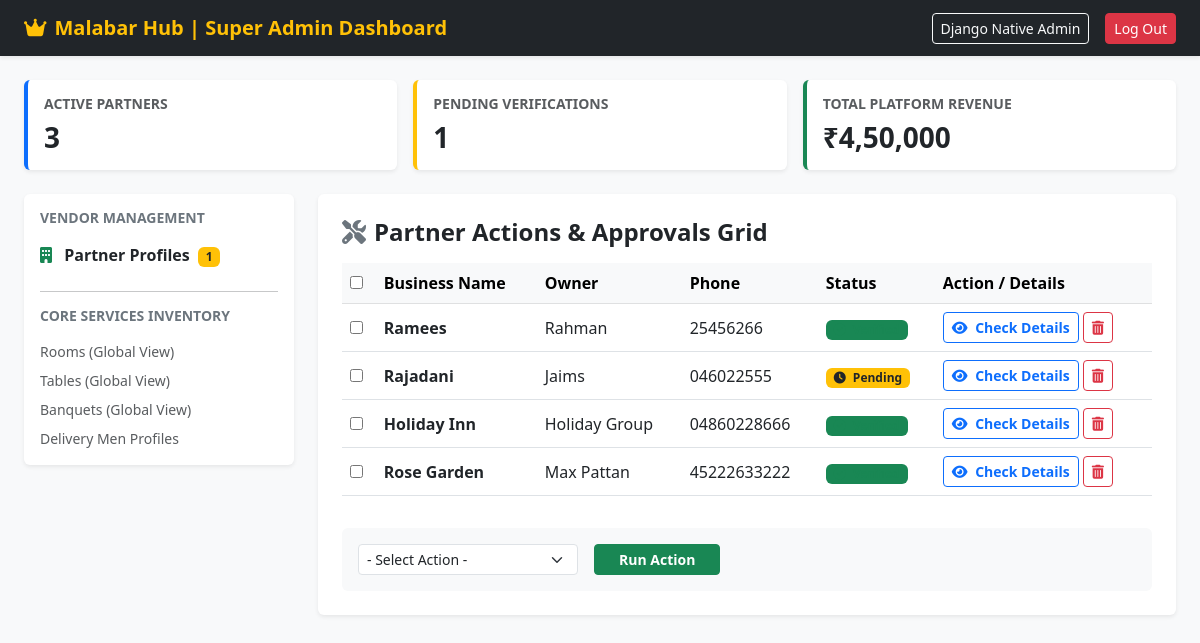
The page /super-admin/dashboard/ (signed in) on the database its author committed.
### restaurants/models.py (models this page shows, shortened)
class Restaurant(models.Model):
    user = models.OneToOneField(User, on_delete=models.CASCADE, null=True, blank=True)
    business_name = models.CharField(max_length=255)
    slug = models.SlugField(unique=True, blank=True)
    owner_name = models.CharField(max_length=255)
    email = models.EmailField(unique=True)
    phone_number = models.CharField(max_length=20)
    pan_card = models.CharField(max_length=50, blank=True, null=True)
    gst_number = models.CharField(max_length=50, blank=True, null=True)
    fssai_license = models.CharField(max_length=50, blank=True, null=True)
    bank_account = models.CharField(max_length=50, blank=True, null=True)
    ifsc_code = models.CharField(max_length=20, blank=True, null=True)
    pan_document = models.FileField(upload_to='kyc_docs/', blank=True, null=True)
    gst_document = models.FileField(upload_to='kyc_docs/', blank=True, null=True)
    fssai_document = models.FileField(upload_to='kyc_docs/', blank=True, null=True)
    outside_view = models.ImageField(upload_to='restaurant_images/', blank=True, null=True)
    inside_view = models.ImageField(upload_to='restaurant_images/', blank=True, null=True)
    table_images = models.ImageField(upload_to='restaurant_images/', blank=True, null=True)
    room_images = models.ImageField(upload_to='restaurant_images/', blank=True, null=True)
    banquet_images = models.ImageField(upload_to='restaurant_images/', blank=True, null=True)
    rooftop_images = models.ImageField(upload_to='restaurant_images/', blank=True, null=True)
    bar_images = models.ImageField(upload_to='restaurant_images/', blank=True, null=True)
    is_verified = models.BooleanField(default=False)
    created_at = models.DateTimeField(auto_now_add=True)

### restaurants/views.py (the view)
# urls.py: path('super-admin/dashboard/', views.super_admin_dashboard_view, name='super_admin_dashboard'),
@staff_member_required
def super_admin_dashboard_view(request):
    restaurants = Restaurant.objects.all()
    pending_restaurants = restaurants.filter(is_verified=False)
    if request.method == 'POST':
        action_type = request.POST.get('action_type')
        selected_ids = request.POST.getlist('selected_restaurants')
        if action_type == 'approve' and selected_ids:
            Restaurant.objects.filter(id__in=selected_ids).update(is_verified=True)
            return redirect('super_admin_dashboard')
    context = {
        'restaurants': restaurants,
        'pending_count': pending_restaurants.count(),
        'active_count': restaurants.filter(is_verified=True).count(),
    }
    return render(request, 'restaurants/admin_dashboard.html', context)

### templates/restaurants/admin_dashboard.html (shortened to what this page needs)
<!DOCTYPE html>
<html lang="en">
<head>
    <link href="https://cdn.jsdelivr.net/npm/bootstrap@5.3.0/dist/css/bootstrap.min.css" rel="stylesheet">
    <link rel="stylesheet" href="https://cdnjs.cloudflare.com/ajax/libs/font-awesome/6.4.0/css/all.min.css">
</head>
<body class="bg-light">
    <nav class="navbar navbar-dark bg-dark px-4 shadow-sm">
        <a class="navbar-brand fw-bold text-warning" href="#">
            <i class="fas fa-crown me-2"></i>Malabar Hub | Super Admin Dashboard
        </a>
        <div class="d-flex align-items-center">
            <a href="{% url 'admin:index' %}" class="btn btn-outline-light btn-sm me-3">Django Native Admin</a>
            <a href="{% url 'logout' %}" class="btn btn-danger btn-sm">Log Out</a>
        </div>
    </nav>
    <div class="container-fluid py-4 px-4">
        <div class="row g-3 mb-4">
            <div class="col-md-4">
                <div class="card border-0 shadow-sm p-3 bg-white border-start border-primary border-4">
                    <h6 class="text-muted text-uppercase small fw-bold">Active Partners</h6>
                    <h3 class="fw-bold text-dark mb-0">{{ active_count }}</h3>
                </div>
            </div>
            <div class="col-md-4">
                <div class="card border-0 shadow-sm p-3 bg-white border-start border-warning border-4">
                    <h6 class="text-muted text-uppercase small fw-bold">Pending Verifications</h6>
                    <h3 class="fw-bold text-dark mb-0">{{ pending_count }}</h3>
                </div>
            </div>
            <div class="col-md-4">
                <div class="card border-0 shadow-sm p-3 bg-white border-start border-success border-4">
                    <h6 class="text-muted text-uppercase small fw-bold">Total Platform Revenue</h6>
                    <h3 class="fw-bold text-dark mb-0">₹4,50,000</h3>
                </div>
            </div>
        </div>
        <div class="row">
            <div class="col-md-3">
                <div class="card border-0 shadow-sm p-3 bg-white mb-4">
                    <h6 class="text-secondary fw-bold text-uppercase small mb-3">Vendor Management</h6>
                    <ul class="list-unstyled mb-0">
                        <li class="mb-2"><a href="#" class="text-decoration-none text-dark fw-semibold"><i class="fas fa-building me-2 text-success"></i> Partner Profiles <span class="badge bg-warning text-dark ms-1">{{ pending_count }}</span></a></li>
                    </ul>
                    <hr class="my-3">
                    <h6 class="text-secondary fw-bold text-uppercase small mb-3">Core Services Inventory</h6>
                    <ul class="list-unstyled mb-0 small">
                        <li class="mb-2"><a href="#" class="text-decoration-none text-muted">Rooms (Global View)</a></li>
                        <li class="mb-2"><a href="#" class="text-decoration-none text-muted">Tables (Global View)</a></li>
                        <li class="mb-2"><a href="#" class="text-decoration-none text-muted">Banquets (Global View)</a></li>
                        <li class="mb-0"><a href="#" class="text-decoration-none text-muted">Delivery Men Profiles</a></li>
                    </ul>
                </div>
            </div>
            <div class="col-md-9">
                <div class="card border-0 shadow-sm p-4 bg-white">
                    <h4 class="fw-bold text-dark mb-3"><i class="fas fa-tools me-2 text-secondary"></i>Partner Actions & Approvals Grid</h4>
                    <form method="POST">
                        <div class="table-responsive">
                            <table class="table table-hover align-middle">
                                <thead class="table-light">
                                    <tr>
                                        <th><input type="checkbox" id="selectAll"></th>
                                        <th>Business Name</th>
                                        <th>Owner</th>
                                        <th>Phone</th>
                                        <th>Status</th>
                                        <th>Action / Details</th>
                                    </tr>
                                </thead>
                                <tbody>
                                    {% for r in restaurants %}
                                    <tr>
                                        <td><input type="checkbox" name="selected_restaurants" value="{{ r.id }}"></td>
                                        <td class="fw-bold text-dark">{{ r.business_name }}</td>
                                        <td>{{ r.owner_name }}</td>
                                        <td>{{ r.phone_number }}</td>
                                        <td>
                                            {% if r.is_verified %}
                                                <span class="badge bg-success bg-opacity-15 text-success px-2 py-1"><i class="fas fa-check-circle me-1"></i> Verified</span>
                                            {% else %}
                                                <span class="badge bg-warning bg-opacity-15 text-dark px-2 py-1"><i class="fas fa-clock me-1"></i> Pending</span>
                                            {% endif %}
                                        </td>
                                        <td>
                                            <div class="d-flex align-items-center gap-1">
                                                <a href="{% url 'admin:restaurants_restaurant_change' r.id %}" target="_blank" class="btn btn-outline-primary btn-sm fw-bold">
                                                    <i class="fas fa-eye me-1"></i> Check Details
                                                </a>
                                                <a href="{% url 'delete_restaurant' r.id %}" class="btn btn-outline-danger btn-sm fw-bold" onclick="return confirm('Are you sure you want to delete {{ r.business_name }}?');">
                                                    <i class="fas fa-trash-alt"></i>
                                                </a>
                                            </div>
                                        </td>
                                    </tr>
                                    {% empty %}
                                    <tr>
                                        <td colspan="6" class="text-center text-muted py-4">No restaurant partners found.</td>
                                    </tr>
                                    {% endfor %}
                                </tbody>
                            </table>
                        </div>
                        <div class="d-flex align-items-center mt-3 bg-light p-3 rounded">
                            <select name="action_type" class="form-select form-select-sm w-auto me-3">
                                <option value="">- Select Action -</option>
                            </select>
                            <button type="submit" class="btn btn-success btn-sm fw-bold px-4">Run Action</button>
                        </div>
                    </form>
                </div>
            </div>
        </div>
    </div>
</body>
</html>

### rows shown on the page
Restaurant: business_name "Ramees", owner_name "Rahman", phone_number "25456266", is_verified True (drawn)
Restaurant: business_name "Rajadani", owner_name "Jaims", phone_number "046022555", is_verified False (drawn)
Restaurant: business_name "Holiday Inn", owner_name "Holiday Group", phone_number "04860228666", is_verified True (drawn)
Restaurant: business_name "Rose Garden", owner_name "Max Pattan", phone_number "45222633222", is_verified True (drawn)

### other values the page prints
{{ active_count }} "3"
{{ pending_count }} "1"
